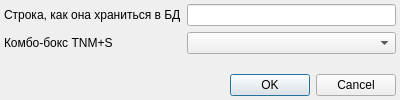
<?xml version="1.0" encoding="UTF-8"?>
<ui version="4.0">
 <class>TestDialog</class>
 <widget class="QDialog" name="TestDialog">
  <property name="geometry">
   <rect>
    <x>0</x>
    <y>0</y>
    <width>400</width>
    <height>100</height>
   </rect>
  </property>
  <property name="windowTitle">
   <string>Испытание TNMS</string>
  </property>
  <layout class="QGridLayout" name="gridLayout">
   <property name="margin">
    <number>4</number>
   </property>
   <item row="3" column="0" colspan="2">
    <widget class="QDialogButtonBox" name="buttonBox">
     <property name="orientation">
      <enum>Qt::Horizontal</enum>
     </property>
     <property name="standardButtons">
      <set>QDialogButtonBox::Cancel|QDialogButtonBox::Ok</set>
     </property>
    </widget>
   </item>
   <item row="0" column="0">
    <widget class="QLabel" name="lblString">
     <property name="text">
      <string>Строка, как она храниться в БД</string>
     </property>
     <property name="buddy">
      <cstring>edtString</cstring>
     </property>
    </widget>
   </item>
   <item row="2" column="0">
    <spacer name="verticalSpacer">
     <property name="orientation">
      <enum>Qt::Vertical</enum>
     </property>
     <property name="sizeHint" stdset="0">
      <size>
       <width>20</width>
       <height>40</height>
      </size>
     </property>
    </spacer>
   </item>
   <item row="1" column="0">
    <widget class="QLabel" name="lblTNMS">
     <property name="text">
      <string>Комбо-бокс TNM+S</string>
     </property>
     <property name="buddy">
      <cstring>cmbTNMS</cstring>
     </property>
    </widget>
   </item>
   <item row="0" column="1">
    <widget class="QLineEdit" name="edtString"/>
   </item>
   <item row="1" column="1">
    <widget class="CTNMSComboBox" name="cmbTNMS"/>
   </item>
  </layout>
 </widget>
 <customwidgets>
  <customwidget>
   <class>CTNMSComboBox</class>
   <extends>QComboBox</extends>
   <header>library/TNMS/TNMSComboBox.h</header>
  </customwidget>
 </customwidgets>
 <tabstops>
  <tabstop>edtString</tabstop>
  <tabstop>cmbTNMS</tabstop>
  <tabstop>buttonBox</tabstop>
 </tabstops>
 <resources/>
 <connections>
  <connection>
   <sender>buttonBox</sender>
   <signal>accepted()</signal>
   <receiver>TestDialog</receiver>
   <slot>accept()</slot>
   <hints>
    <hint type="sourcelabel">
     <x>272</x>
     <y>93</y>
    </hint>
    <hint type="destinationlabel">
     <x>157</x>
     <y>99</y>
    </hint>
   </hints>
  </connection>
  <connection>
   <sender>buttonBox</sender>
   <signal>rejected()</signal>
   <receiver>TestDialog</receiver>
   <slot>reject()</slot>
   <hints>
    <hint type="sourcelabel">
     <x>340</x>
     <y>93</y>
    </hint>
    <hint type="destinationlabel">
     <x>286</x>
     <y>99</y>
    </hint>
   </hints>
  </connection>
 </connections>
</ui>
